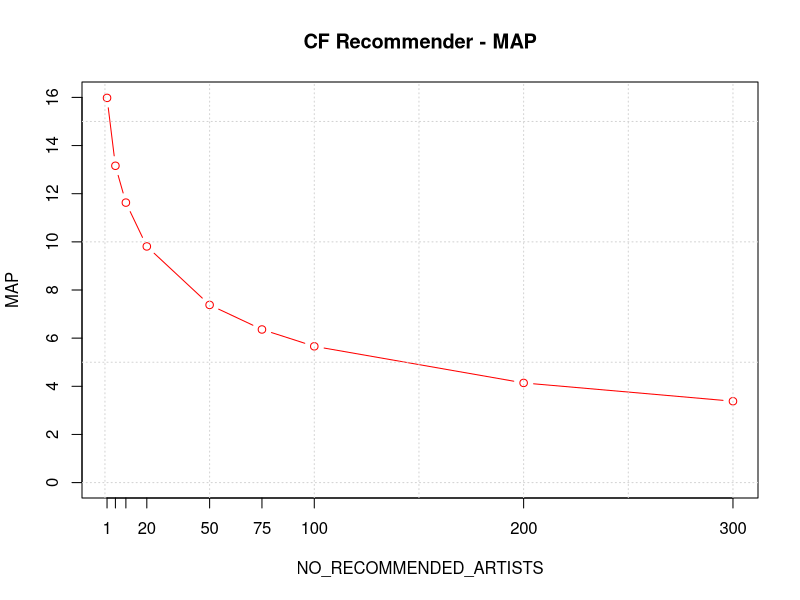
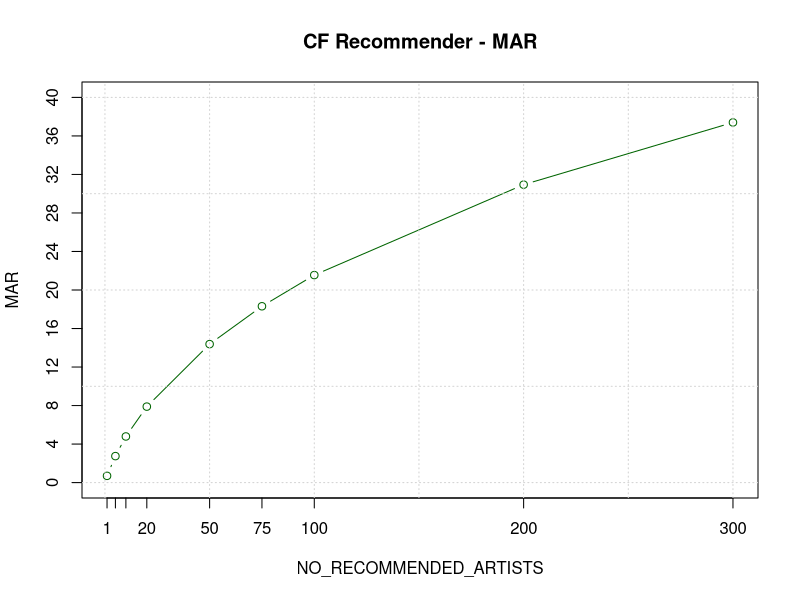
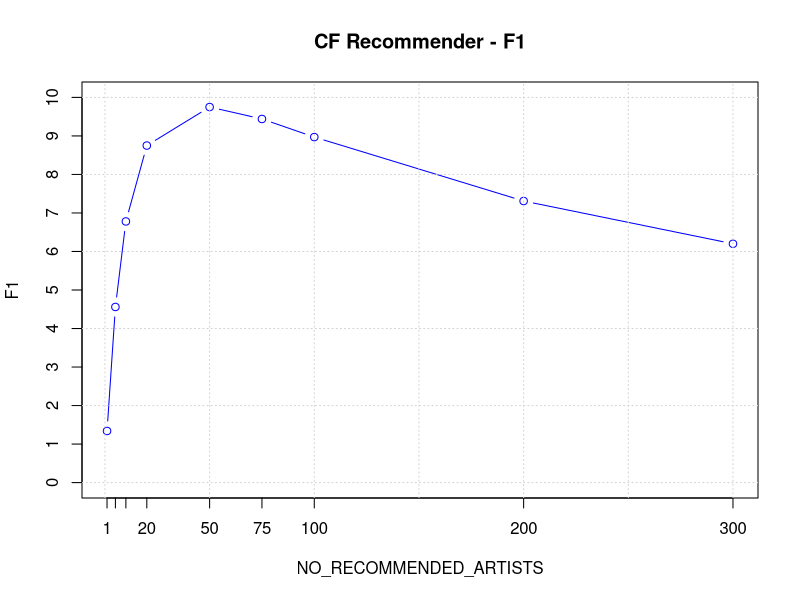
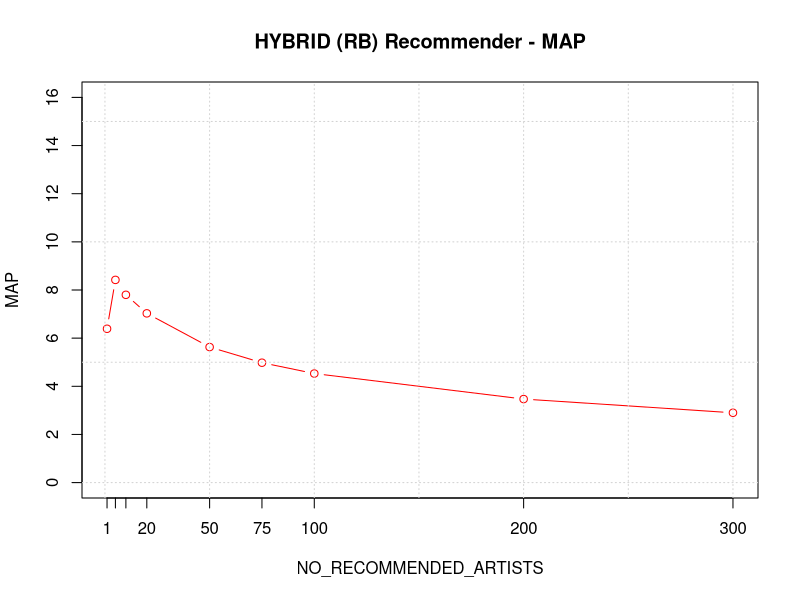
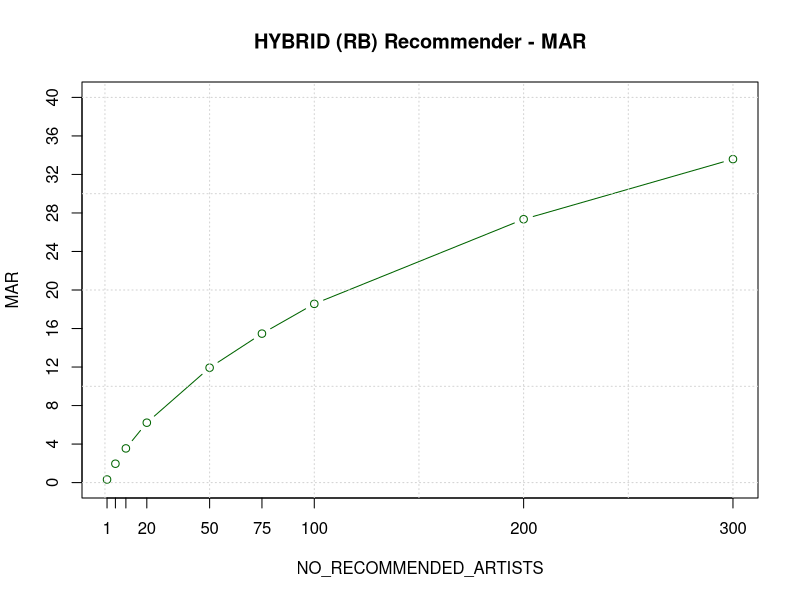
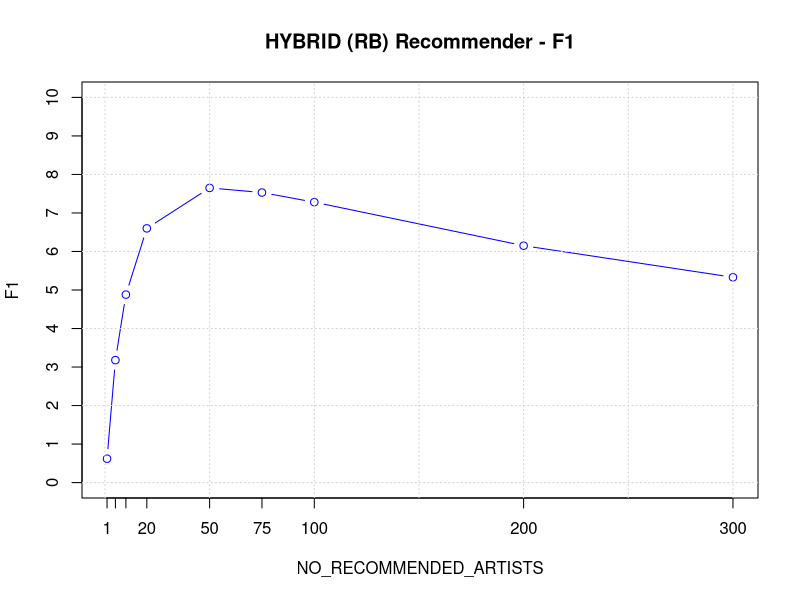
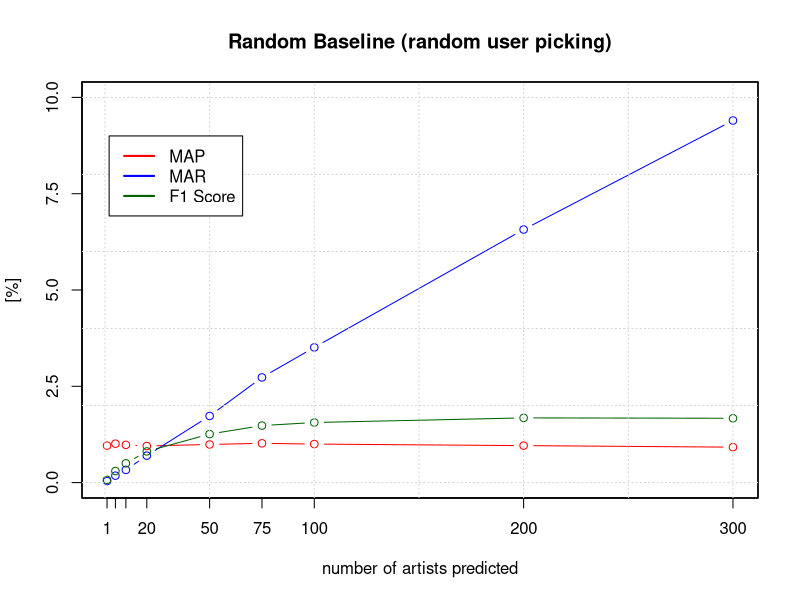
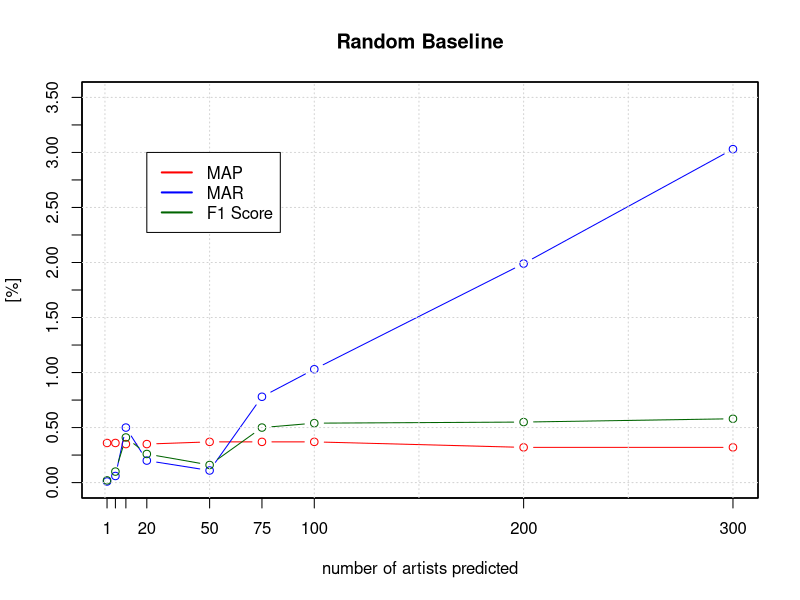

Write the R code that produced these figures, in order.

# CF Recommender  (updated: 11.11.2016)

no_recommendations <- c(1, 5, 10, 20, 50, 75, 100, 200, 300)
cf_MAP <- c(15.98, 13.16, 11.63, 9.81, 7.38, 6.36, 5.66, 4.14, 3.38)
cf_MAR <- c(0.70, 2.75, 4.79, 7.89, 14.38, 18.31, 21.55, 30.94, 37.40)
cf_F1 <- c(1.34, 4.56, 6.78, 8.75, 9.75, 9.44, 8.97, 7.31, 6.20)

# CF - MAP
plot(no_recommendations, cf_MAP, type="b", xaxt="n", yaxt="n", xlab="NO_RECOMMENDED_ARTISTS", ylab="MAP", col="red", ylim=c(0,16), main="CF Recommender - MAP")
axis(1, at=no_recommendations, labels=no_recommendations)
axis(2, at=seq(0,16,by=2.0))
grid()
#text(no_recommendations+20, cf_MAP, cf_MAP) # doesnt look good because of: out of bounds problems

# CF - MAR
plot(no_recommendations, cf_MAR, type="b", xaxt="n", yaxt="n", xlab="NO_RECOMMENDED_ARTISTS", ylab="MAR", col="darkgreen", ylim=c(0,40), main="CF Recommender - MAR")
axis(1, at=no_recommendations, labels=no_recommendations)
axis(2, at=seq(0,40,by=4.0))
grid()

# CF - F1
plot(no_recommendations, cf_F1, type="b", xaxt="n", yaxt="n", xlab="NO_RECOMMENDED_ARTISTS", ylab="F1", col="blue", ylim=c(0,10), main="CF Recommender - F1")
axis(1, at=no_recommendations, labels=no_recommendations)
axis(2, at=seq(0,10,by=1.0))
grid()

################################## START HYBRID (RANK BASED) ##################################

no_recommendations <- c(1, 5, 10, 20, 50, 75, 100, 200, 300)
hrb_MAP <- c(6.39, 8.42, 7.8, 7.03, 5.63, 4.98, 4.53, 3.47, 2.9)
hrb_MAR <- c(0.32, 1.96, 3.55, 6.22, 11.93, 15.47, 18.56, 27.35, 33.59)
hrb_F1 <- c(0.62, 3.18, 4.88, 6.6, 7.65, 7.53, 7.28, 6.15, 5.33)

# HYBRID (RB) - MAP
plot(no_recommendations, hrb_MAP, type="b", xaxt="n", yaxt="n", xlab="NO_RECOMMENDED_ARTISTS", ylab="MAP", col="red", ylim=c(0,16), main="HYBRID (RB) Recommender - MAP")
axis(1, at=no_recommendations, labels=no_recommendations)
axis(2, at=seq(0,16,by=2.0))
grid()

# HYBRID (RB) - MAR
plot(no_recommendations, hrb_MAR, type="b", xaxt="n", yaxt="n", xlab="NO_RECOMMENDED_ARTISTS", ylab="MAR", col="darkgreen", ylim=c(0,40), main="HYBRID (RB) Recommender - MAR")
axis(1, at=no_recommendations, labels=no_recommendations)
axis(2, at=seq(0,40,by=4.0))
grid()

# HYBRID (RB) - F1
plot(no_recommendations, hrb_F1, type="b", xaxt="n", yaxt="n", xlab="NO_RECOMMENDED_ARTISTS", ylab="F1", col="blue", ylim=c(0,10), main="HYBRID (RB) Recommender - F1")
axis(1, at=no_recommendations, labels=no_recommendations)
axis(2, at=seq(0,10,by=1.0))
grid()

################################## END HYBRID (RANK BASED) ##################################


# CB Recommender (updated: 11.11.2016)

no_recommendations <- c(1, 5, 10, 20, 50, 75, 100, 200, 300)
cb_MAP <- c(4.07, 3.75, 3.37, 2.92, 2.30, 2.01, 1.85, 1.34, 1.15)
cb_MAR <- c(1.56, 0.85, 1.45, 2.44, 4.72, 6.07, 7.34, 12.47, 15.61)
cb_F1 <- c(2.26, 1.39, 2.02, 2.66, 3.09, 3.02, 2.95, 2.42, 2.15)







# Random Baseline (Ours, user picking)
rb_n_artists <- c(1, 5, 10, 20, 50, 75, 100, 200, 300)
rb_MAP <- c(0.96, 1.01, 0.98, 0.95, 0.99, 1.02, 1.00, 0.96, 0.92)
rb_MAR <- c(0.04, 0.18, 0.33, 0.7, 1.73, 2.73, 3.51, 6.57, 9.40)
rb_F1 <- c(0.07, 0.3, 0.5, 0.81, 1.26, 1.48, 1.56, 1.68, 1.67)

plot(rb_n_artists, rb_MAP, type="b", xaxt="n", yaxt="n", xlab="number of artists predicted", ylab="[%]", col="red", ylim=c(0,10), main="Random Baseline (random user picking)")
par(new=TRUE)
plot(rb_n_artists, rb_MAR, type="b", xaxt="n", yaxt="n", xlab="", ylab="", col="blue", ylim=c(0,10))
par(new=TRUE)
plot(rb_n_artists, rb_F1, type="b", xaxt="n", yaxt="n", xlab="", ylab="", col="darkgreen", ylim=c(0,10))
axis(1, at=rb_n_artists, labels=rb_n_artists)
axis(2, at=seq(0,15,by=2.5))
grid()
legend(2, 9, c("MAP", "MAR", "F1 Score"), lty=c(1,1), lwd=2, col=c("red", "blue", "darkgreen"))
par(new=FALSE)

# Random Baseline (his, completely random)

rb2_n_artists <- c(1, 5, 10, 20, 50, 75, 100, 200, 300)
rb2_MAP <- c(0.36, 0.36, 0.35, 0.35, 0.37, 0.37, 0.37, 0.32, 0.32)
rb2_MAR <- c(0.01, 0.06, 0.5, 0.2, 0.11, 0.78, 1.03, 1.99, 3.03)
rb2_F1 <- c(0.02, 0.1, 0.41, 0.26, 0.16, 0.5, 0.54, 0.55, 0.58)

plot(rb2_n_artists, rb2_MAP, type="b", xaxt="n", yaxt="n", xlab="number of artists predicted", ylab="[%]", col="red", ylim=c(0,3.5), main="Random Baseline")
par(new=TRUE)
plot(rb2_n_artists, rb2_MAR, type="b", xaxt="n", yaxt="n", xlab="", ylab="", col="blue", ylim=c(0,3.5))
par(new=TRUE)
plot(rb2_n_artists, rb2_F1, type="b", xaxt="n", yaxt="n", xlab="", ylab="", col="darkgreen", ylim=c(0,3.5))
axis(1, at=rb2_n_artists, labels=rb2_n_artists)
axis(2, at=seq(0,3.5,by=0.25))
grid()
legend(20, 3, c("MAP", "MAR", "F1 Score"), lty=c(1,1), lwd=2, col=c("red", "blue", "darkgreen"))
par(new=FALSE)


# Compare results
plot(cf_MAR, cf_MAP, type="b", xaxt="n", yaxt="n", xlab="MAR [%]", ylab="MAP [%]", col="red", ylim=c(0,15), xlim=c(0,3), main="Comparison of different Recommender Systems")
par(new=TRUE)
plot(rb_MAR, rb_MAP, type="b", xaxt="n", yaxt="n", xlab="", ylab="", col="blue", ylim=c(0,15), xlim=c(0,3))
par(new=TRUE)
plot(rb2_MAR, rb2_MAP, type="b", xaxt="n", yaxt="n", xlab="", ylab="", col="darkgreen", ylim=c(0,15), xlim=c(0,3))
axis(1, at=seq(0, 3, 0.2))
axis(2, at=seq(0,15,by=2.5))
grid()
legend(1.85, 9, c("Collaborative Filtering", "Random Baseline (user picking)", "Random Baseline"), lty=c(1,1), lwd=2, col=c("red", "blue", "darkgreen"))
